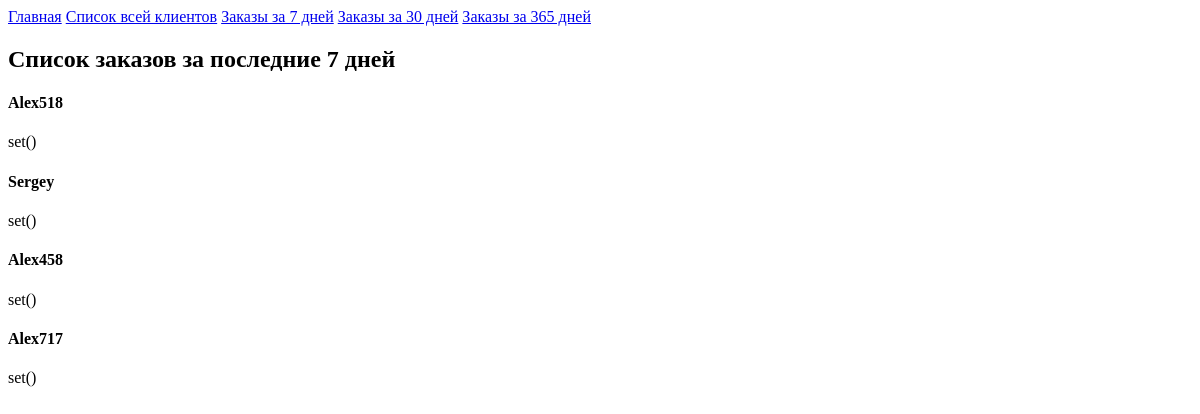
The page /data_7/ on the database as committed earlier.
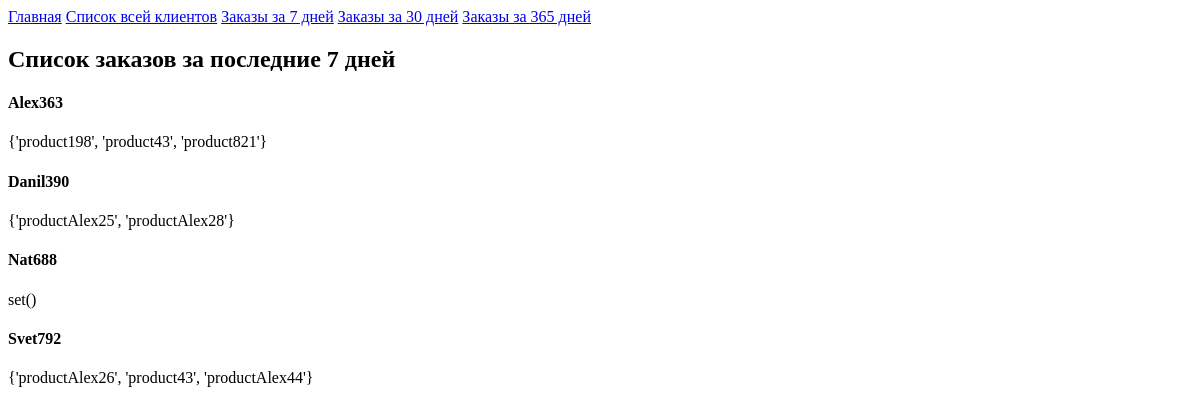
The same page on the database as committed later.
### shopapp/models.py (models this page shows, shortened)
class Client(models.Model):
    name_client = models.CharField(max_length=30)
    email = models.EmailField()
    number_phone = models.CharField(max_length=12)
    address = models.CharField(max_length=100)
    registration_date_client = models.DateField()

### shopapp/views.py (the view)
# urls.py: path('data_7/', views.date_7, name='date_7'),
def date_7(request, date=7):
    title = f'Заказы за последние {date} дней'
    client_dict = {}
    today = datetime.now()
    before = today - timedelta(days=date)
    clients = Client.objects.all()
    for client in clients:
        orders = Order.objects.filter(client=client, data_order__range=(before, today))
        product_list = []
        for order in orders:
            products = order.products.all()
            for product in products:
                product_list.append(product.name_product)
        client_dict[client] = set(product_list)
    return render(request, 'shopapp/date_7.html', {'title': title, 'client_dict': client_dict})

### shopapp/templates/shopapp/date_7.html (shortened to what this page needs)
{% extends 'shopapp/base.html' %}
{% block content %}
<h1>Список заказов за последние 7 дней</h1>
{% for key, values in client_dict.items %}
<h4>{{ key.name_client }}</h4>
<p>{{ values }}</p>
{% endfor %}
{% endblock %}

### shopapp/templates/shopapp/base.html (shortened to what this page needs)
<!DOCTYPE html>
<html lang="en">
<head>
</head>
<body>
<header>
    <div>
        <a href="{% url 'index' %}">Главная</a>
        <a href="{% url 'client_all' %}">Список всей клиентов</a>
        <a href="{% url 'date_7' %}">Заказы за 7 дней</a>
        <a href="{% url 'date_30' %}">Заказы за 30 дней</a>
        <a href="{% url 'date_365' %}">Заказы за 365 дней</a>
    </div>
</header>
<section>
    <div>
        {% block content %}{% endblock %}
    </div>
</section>
</body>
</html>

Rows that differ between the two databases and show on the page:
removed Client: name_client "Alex518", values "set()"
removed Client: name_client "Sergey", values "set()"
removed Client: name_client "Alex458", values "set()"
removed Client: name_client "Alex717", values "set()"
added Client: name_client "Alex363", values "{'product198', 'product43', 'product821'}"
added Client: name_client "Danil390", values "{'productAlex25', 'productAlex28'}"
added Client: name_client "Nat688", values "set()"
added Client: name_client "Svet792", values "{'productAlex26', 'product43', 'productAlex44'}"
